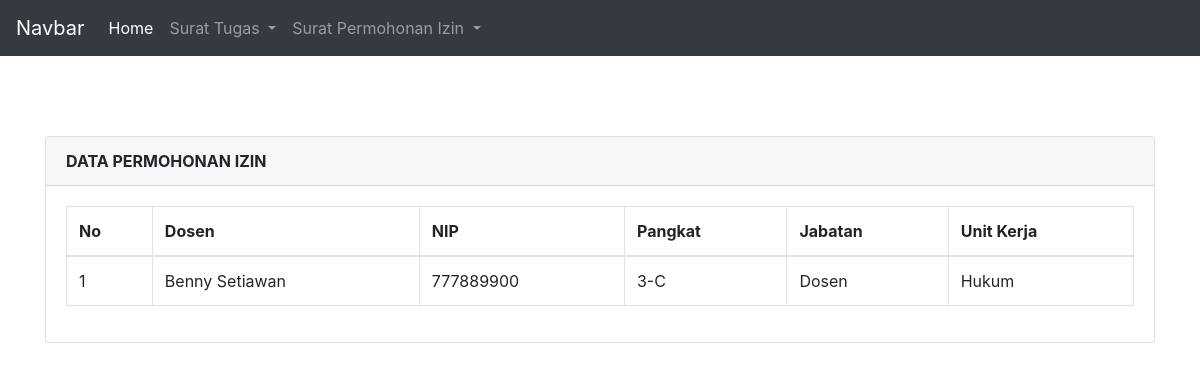
The app's page /3-C.php with its own data.
### tables this page shows
CREATE TABLE `permohonan_izin` (
  `izin_id` int(11) NOT NULL,
  `nama_dsn` varchar(255) NOT NULL,
  `nip` varchar(20) NOT NULL,
  `pangkat_jabatan` varchar(50) NOT NULL,
  `jabatan` varchar(50) NOT NULL,
  `unit_kerja` varchar(255) NOT NULL,
  `dosen_id` int(11) NOT NULL
);

### connection.php (called while the page is built, shortened)
<?php
class Conn
{
    private $db = "tugas2_pweb2";
    private $username = "root";
    private $pass = "";
    private $host = "localhost";
    public function __construct()
    {
        $this->conn = mysqli_connect($this->host, $this->username, $this->pass, $this->db);
    }
}

### 3-C.php (the view, shortened to what this page needs)
<?php
include('connection.php');
class Tampil3C extends Tampilizin{
    public function tampilData()
    {
        $data = mysqli_query($this->conn, "select * from permohonan_izin
        where(pangkat_jabatan = '3-C')");
		  $hasil = [];
        if($data){
            while ($row = mysqli_fetch_array($data)) {
                $hasil[] = $row; }
            }
        return $hasil;
    }
}
$K3C = new Tampil3C();
$data = $K3C->tampilData();
include 'navbar.php';
?>
<!DOCTYPE html>
<html>
<head>
   <link rel="stylesheet" href="https://stackpath.bootstrapcdn.com/bootstrap/4.4.1/css/bootstrap.min.css">
   <link rel="stylesheet" href="//cdn.datatables.net/1.10.20/css/jquery.dataTables.min.css">
</head>
<body>
   <div class="container" style="margin-top: 80px">
      <div class="row">
         <div class="col-md-12">
            <div class="card">
               <div class="card-header">
                  <b>DATA PERMOHONAN IZIN</b>
               </div>
               <div class="card-body">
                  <table class="table table-bordered" id="myTable">
                     <thead>
                        <tr>
                           <th>No</th>
                           <th>Dosen</th>
                           <th>NIP</th>
                           <th>Pangkat</th>
                           <th>Jabatan</th>
                           <th>Unit Kerja</th>
                        </tr>
                     </thead>
                     <tbody>
                        <?php
$no = 1;
foreach ($data as $row) {
?>
                        <tr>
                           <td><?php echo $no++; ?></td>
                           <td><?php echo $row['nama_dsn']; ?></td>
                           <td><?php echo $row['nip']; ?></td>
                           <td><?php echo $row['pangkat_jabatan']; ?></td>
                           <td><?php echo $row['jabatan']; ?></td>
                           <td><?php echo $row['unit_kerja']; ?></td>
                        </tr>
                        <?php
}
?>
                     </tbody>
                  </table>
               </div>
            </div>
         </div>
      </div>
</body>
</html>

### records on screen
permohonan_izin: nama_dsn "Benny Setiawan", nip "777889900", pangkat_jabatan "3-C", jabatan "Dosen", unit_kerja "Hukum"
